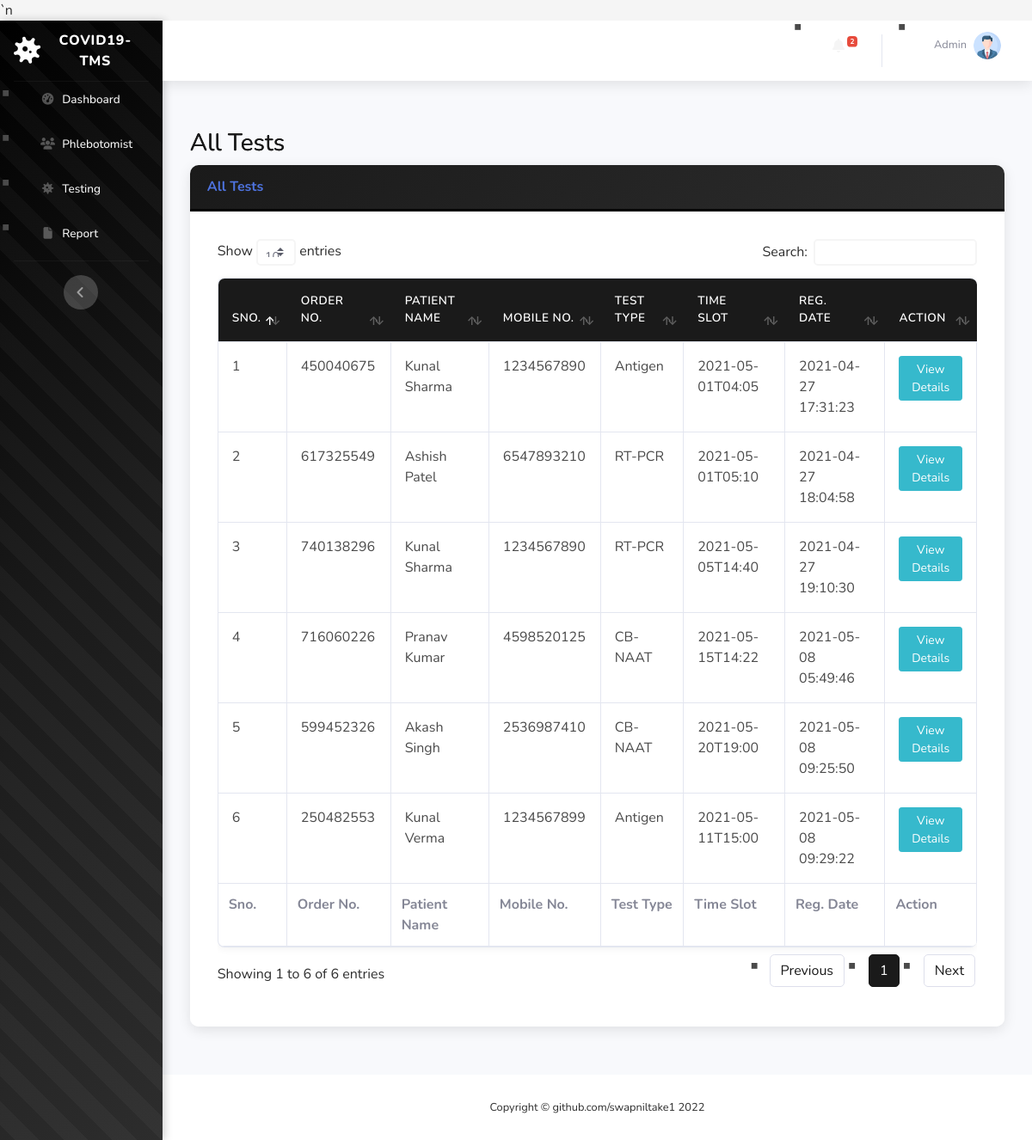
/covid-tms/all-test.php (signed in), run on the app's committed database.
### tables this page shows
CREATE TABLE `tbltestrecord` (
  `id` int(11) NOT NULL,
  `OrderNumber` bigint(14) DEFAULT NULL,
  `PatientMobileNumber` bigint(14) DEFAULT NULL,
  `TestType` varchar(100) DEFAULT NULL,
  `TestTimeSlot` varchar(120) DEFAULT NULL,
  `ReportStatus` varchar(100) DEFAULT NULL,
  `FinalReport` varchar(150) DEFAULT NULL,
  `ReportUploadTime` varchar(200) DEFAULT NULL,
  `RegistrationDate` timestamp NULL DEFAULT current_timestamp(),
  `AssignedtoEmpId` varchar(150) DEFAULT NULL,
  `AssigntoName` varchar(180) DEFAULT NULL,
  `AssignedTime` varchar(100) DEFAULT NULL
);

CREATE TABLE `tblpatients` (
  `id` int(11) NOT NULL,
  `FullName` varchar(120) DEFAULT NULL,
  `MobileNumber` bigint(12) DEFAULT NULL,
  `DateOfBirth` date DEFAULT NULL,
  `GovtIssuedId` varchar(150) DEFAULT NULL,
  `GovtIssuedIdNo` varchar(150) DEFAULT NULL,
  `FullAddress` varchar(255) DEFAULT NULL,
  `State` varchar(200) DEFAULT NULL,
  `RegistrationDate` timestamp NOT NULL DEFAULT current_timestamp()
);

### covid-tms/all-test.php (the view, shortened to what this page needs)
<?php session_start();
include_once('includes/config.php');
if (strlen($_SESSION['aid']==0)) {
  header('location:logout.php');
  } else{
?>
<!DOCTYPE html>
<html lang="en">
<head>
    <link href="vendor/fontawesome-free/css/all.min.css" rel="stylesheet" type="text/css">
    <link href="css/sb-admin-2.min.css" rel="stylesheet">`n    <link href="css/custom-theme.css" rel="stylesheet">
    <link href="vendor/datatables/dataTables.bootstrap4.min.css" rel="stylesheet">
</head>
<body id="page-top">
    <div id="wrapper">
  <?php include_once('includes/sidebar.php');?>
        <div id="content-wrapper" class="d-flex flex-column">
            <div id="content">
<?php include_once('includes/topbar.php');?>
                <div class="container-fluid">
                    <h1 class="h3 mb-2 text-gray-800">All Tests</h1>
                    <div class="card shadow mb-4">
                        <div class="card-header py-3">
                            <h6 class="m-0 font-weight-bold text-primary">All Tests</h6>
                        </div>
                        <div class="card-body">
                            <div class="table-responsive">
                                <form name="assignto" method="post">
                    <table class="table table-bordered" id="dataTable" width="100%" cellspacing="0">
                                    <thead>
                                        <tr>
                                            <th>Sno.</th>
                                            <th>Order No.</th>
                                            <th>Patient Name</th>
                                            <th>Mobile No.</th>
                                            <th>Test Type</th>
                                            <th>Time Slot</th>
                                            <th>Reg. Date</th>
                                            <th>Action</th>
                                        </tr>
                                    </thead>
                                      <tfoot>
                                            <tr>
                                            <th>Sno.</th>
                                            <th>Order No.</th>
                                            <th>Patient Name</th>
                                            <th>Mobile No.</th>
                                            <th>Test Type</th>
                                            <th>Time Slot</th>
                                            <th>Reg. Date</th>
                                            <th>Action</th>
                                        </tr>
                                    </tfoot>
                                    <tbody>
<?php $query=mysqli_query($con,"select tbltestrecord.OrderNumber,tblpatients.FullName,tblpatients.MobileNumber,tbltestrecord.TestType,tbltestrecord.TestTimeSlot,tbltestrecord.RegistrationDate,tbltestrecord.id as testid from tbltestrecord
join tblpatients on tblpatients.MobileNumber=tbltestrecord.PatientMobileNumber
    ");
$cnt=1;
while($row=mysqli_fetch_array($query)){
?>
                                        <tr>
                                            <td><?php echo $cnt;?></td>
                                            <td><?php echo $row['OrderNumber'];?></td>
                                            <td><?php echo $row['FullName'];?></td>
                                            <td><?php echo $row['MobileNumber'];?></td>
                                            <td><?php echo $row['TestType'];?></td>
                                            <td><?php echo $row['TestTimeSlot'];?></td>
                                             <td><?php echo $row['RegistrationDate'];?></td>
                                            <td>
                                <a href="test-details.php?tid=<?php echo $row['testid'];?>&&oid=<?php echo $row['OrderNumber'];?>" class="btn btn-info btn-sm">View Details</a>
                            </td>
                                        </tr>
<?php $cnt++;} ?>
                                    </tbody>
                                </table>
                                     </form>
                            </div>
                        </div>
                    </div>
                </div>
            </div>
    <?php include_once('includes/footer.php');?>
        </div>
    </div>
</body>
</html>
<?php } ?>

### covid-tms/includes/sidebar.php (shortened to what this page needs)
        <ul class="navbar-nav bg-gradient-primary sidebar sidebar-dark accordion" id="accordionSidebar">
            <a class="sidebar-brand d-flex align-items-center justify-content-center" href="#">
                <div class="sidebar-brand-icon rotate-n-15">
                    <i class="fas fa-virus"></i>
                </div>
                <div class="sidebar-brand-text mx-3">COVID19-TMS</div>
            </a>
            <hr class="sidebar-divider my-0">
<?php if($_SESSION['aid']):?>
     <li class="nav-item">
                <a class="nav-link" href="dashboard.php">
                    <i class="fas fa-fw fa-tachometer-alt"></i>
                    <span>Dashboard</span></a>
            </li>
    <li class="nav-item">
                <a class="nav-link collapsed" href="#" data-toggle="collapse" data-target="#collapseOne"
                    aria-expanded="true" aria-controls="collapseOne">
                    <i class="fas fa-fw fa-users"></i>
                    <span>Phlebotomist</span>
                </a>
            </li>
     <li class="nav-item">
                <a class="nav-link collapsed" href="#" data-toggle="collapse" data-target="#collapseTwo"
                    aria-expanded="true" aria-controls="collapseTwo">
                    <i class="fas fa-fw fa-virus"></i>
                    <span>Testing</span>
                </a>
            </li>
   <li class="nav-item">
                <a class="nav-link collapsed" href="#" data-toggle="collapse" data-target="#collapseThree"
                    aria-expanded="true" aria-controls="collapseThree">
                    <i class="fas fa-fw fa-file"></i>
                    <span>Report</span>
                </a>
            </li>
<?php endif;    ?>
            <hr class="sidebar-divider d-none d-md-block">
            <div class="text-center d-none d-md-inline">
                <button class="rounded-circle border-0" id="sidebarToggle"></button>
            </div>
        </ul>

### covid-tms/includes/topbar.php (shortened to what this page needs)
      <nav class="navbar navbar-expand navbar-light bg-white topbar mb-4 static-top shadow">
            <?php if($_SESSION['aid']):?>
                    <ul class="navbar-nav ml-auto">
<?php $query=mysqli_query($con,"select * from tbltestrecord where ReportStatus is null");
$count=mysqli_num_rows($query);
?>
                        <li class="nav-item dropdown no-arrow mx-1">
                            <a class="nav-link dropdown-toggle" href="#" id="alertsDropdown" role="button"
                                data-toggle="dropdown" aria-haspopup="true" aria-expanded="false">
                                <i class="fas fa-bell fa-fw"></i>
                                <span class="badge badge-danger badge-counter"><?php echo $count;?></span>
                            </a>
                        </li>
                        <li class="nav-item dropdown no-arrow">
                            <a class="nav-link dropdown-toggle" href="#" id="userDropdown" role="button"
                                data-toggle="dropdown" aria-haspopup="true" aria-expanded="false">
                <?php
$adid=$_SESSION['aid'];
$ret1=mysqli_query($con,"select AdminName from tbladmin where ID='$adid'");
while($row1=mysqli_fetch_array($ret1)){
?>
                                <span class="mr-2 d-none d-lg-inline text-gray-600 small"><?php  echo $row1['AdminName'];?></span>
                           <?php } ?>
                                <img class="img-profile rounded-circle"
                                    src="img/profile.png">
                            </a>
                        </li>
                    </ul>
                <?php endif;?>
                </nav>

### covid-tms/includes/footer.php
<footer class="sticky-footer bg-white">
    <div class="container my-auto">
        <div class="copyright text-center my-auto">
            <span>Copyright &copy; github.com/swapniltake1 2022</span>
        </div>
    </div>
</footer>

### covid-tms/css/custom-theme.css (style rules this page uses)
:root { --primary-black: #000000; --dark-gray: #1a1a1a; --medium-gray: #2d2d2d; --light-gray: #4a4a4a; --extra-light-gray: #6a6a6a; --off-white: #f5f5f5; --pure-white: #ffffff; --accent-gray: #808080; }
body { background-color: var(--off-white); color: var(--medium-gray); font-family: 'Nunito', -apple-system, BlinkMacSystemFont, 'Segoe UI', Roboto, sans-serif; }
.navbar-nav .nav-link { color: var(--off-white) !important; font-weight: 500; padding: 0.5rem 1rem !important; margin: 0 0.25rem; border-radius: 5px; transition: all 0.3s ease; }
.card { border: none; border-radius: 10px; box-shadow: 0 5px 20px rgba(0, 0, 0, 0.1); transition: all 0.3s ease; overflow: hidden; }
.card-header { background: linear-gradient(135deg, var(--dark-gray), var(--medium-gray)) !important; color: var(--pure-white) !important; font-weight: 600; padding: 1.25rem; border-bottom: 3px solid var(--primary-black); }
.card-body { background-color: var(--pure-white); padding: 2rem; }
.sidebar { background: linear-gradient(180deg, var(--dark-gray) 0%, var(--medium-gray) 100%) !important; box-shadow: 2px 0 10px rgba(0, 0, 0, 0.2); }
.sidebar .nav-item .nav-link { color: var(--off-white) !important; padding: 1rem 1.5rem; border-left: 3px solid transparent; transition: all 0.3s ease; }
.table { background-color: var(--pure-white); border-radius: 8px; overflow: hidden; box-shadow: 0 2px 10px rgba(0, 0, 0, 0.05); }
.table thead th { background-color: var(--dark-gray) !important; color: var(--pure-white) !important; border: none; font-weight: 600; text-transform: uppercase; font-size: 0.85rem; letter-spacing: 0.5px; padding: 1rem; }
.table tbody tr { border-bottom: 1px solid rgba(0, 0, 0, 0.05); transition: all 0.2s ease; }
.table tbody td { padding: 1rem; color: var(--light-gray); }
hr { border-top: 2px solid var(--light-gray); opacity: 0.3; margin: 2rem 0; }
ul li { margin-bottom: 0.75rem; padding-left: 1.5rem; position: relative; }
ul li::before { content: '▪'; position: absolute; left: 0; color: var(--light-gray); font-size: 1.5rem; line-height: 1; }
.topbar { background-color: var(--pure-white) !important; box-shadow: 0 2px 10px rgba(0, 0, 0, 0.1); }
#content-wrapper { background-color: var(--off-white); }
.container-fluid { padding: 2rem; }
.bg-gradient-primary { background: linear-gradient(135deg, var(--primary-black) 0%, var(--dark-gray) 50%, var(--medium-gray) 100%) !important; position: relative; overflow: hidden; }
.bg-gradient-primary::before { content: ''; position: absolute; top: -50%; left: -50%; width: 200%; height: 200%; background: repeating-linear-gradient( 45deg, transparent, transparent 20px, rgba(255, 255, 255, 0.03) 20px, rgba(255, 255, 255, 0.03) 40px ); animation: shimmer 20s linear infinite; }
.card { background-color: var(--pure-white) !important; border: none !important; }
.text-gray-800 { color: var(--dark-gray) !important; }
#wrapper { background-color: var(--off-white); }
.shadow { box-shadow: 0 4px 15px rgba(0, 0, 0, 0.1) !important; }
h1, h2, h3 { background: linear-gradient(135deg, var(--primary-black), var(--light-gray)); -webkit-background-clip: text; background-clip: text; }
a { color: var(--light-gray); transition: all 0.3s ease; }
.small, small { color: var(--extra-light-gray); }

### data on the page
tbltestrecord: OrderNumber "450040675", tblpatients.FullName "Kunal Sharma", tblpatients.MobileNumber "1234567890", TestType "Antigen", TestTimeSlot "2021-05-01T04:05", RegistrationDate "2021-04-27 17:31:23"
tbltestrecord: OrderNumber "617325549", tblpatients.FullName "Ashish Patel", tblpatients.MobileNumber "6547893210", TestType "RT-PCR", TestTimeSlot "2021-05-01T05:10", RegistrationDate "2021-04-27 18:04:58"
tbltestrecord: OrderNumber "740138296", tblpatients.FullName "Kunal Sharma", tblpatients.MobileNumber "1234567890", TestType "RT-PCR", TestTimeSlot "2021-05-05T14:40", RegistrationDate "2021-04-27 19:10:30"
tbltestrecord: OrderNumber "716060226", tblpatients.FullName "Pranav Kumar", tblpatients.MobileNumber "4598520125", TestType "CB-NAAT", TestTimeSlot "2021-05-15T14:22", RegistrationDate "2021-05-08 05:49:46"
tbltestrecord: OrderNumber "599452326", tblpatients.FullName "Akash Singh", tblpatients.MobileNumber "2536987410", TestType "CB-NAAT", TestTimeSlot "2021-05-20T19:00", RegistrationDate "2021-05-08 09:25:50"
tbltestrecord: OrderNumber "250482553", tblpatients.FullName "Kunal Verma", tblpatients.MobileNumber "1234567899", TestType "Antigen", TestTimeSlot "2021-05-11T15:00", RegistrationDate "2021-05-08 09:29:22"

### other printed values
$count "2"
$row1['AdminName'] "Admin"
